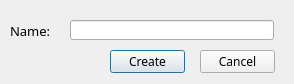
<?xml version="1.0" encoding="UTF-8"?>
<ui version="4.0">
 <class>playlist_dialog</class>
 <widget class="QDialog" name="playlist_dialog">
  <property name="geometry">
   <rect>
    <x>0</x>
    <y>0</y>
    <width>294</width>
    <height>84</height>
   </rect>
  </property>
  <property name="windowTitle">
   <string>Create playlist</string>
  </property>
  <widget class="QLineEdit" name="textbox_name">
   <property name="geometry">
    <rect>
     <x>70</x>
     <y>20</y>
     <width>204</width>
     <height>20</height>
    </rect>
   </property>
   <property name="font">
    <font>
     <family>Century Gothic</family>
    </font>
   </property>
  </widget>
  <widget class="QLabel" name="label_playlist">
   <property name="geometry">
    <rect>
     <x>10</x>
     <y>20</y>
     <width>51</width>
     <height>21</height>
    </rect>
   </property>
   <property name="font">
    <font>
     <family>Century Gothic</family>
     <pointsize>10</pointsize>
    </font>
   </property>
   <property name="text">
    <string>Name:</string>
   </property>
  </widget>
  <widget class="QPushButton" name="button_create">
   <property name="geometry">
    <rect>
     <x>110</x>
     <y>50</y>
     <width>75</width>
     <height>23</height>
    </rect>
   </property>
   <property name="font">
    <font>
     <family>Century Gothic</family>
    </font>
   </property>
   <property name="text">
    <string>Create</string>
   </property>
  </widget>
  <widget class="QPushButton" name="button_cancel">
   <property name="geometry">
    <rect>
     <x>200</x>
     <y>50</y>
     <width>75</width>
     <height>23</height>
    </rect>
   </property>
   <property name="font">
    <font>
     <family>Century Gothic</family>
    </font>
   </property>
   <property name="text">
    <string>Cancel</string>
   </property>
  </widget>
 </widget>
 <resources/>
 <connections/>
</ui>
